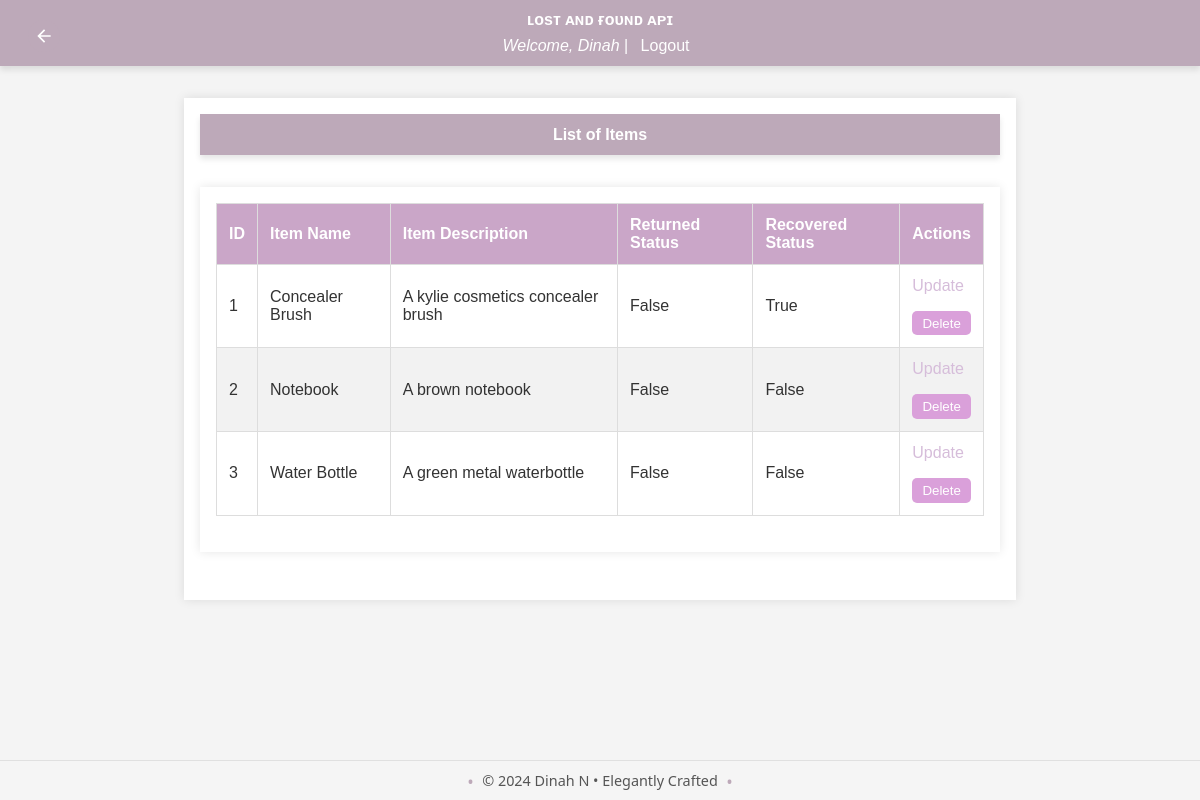
Page /admin/list_items (signed in) on the committed database.
### app/models/user.py (models this page shows, shortened)
class User(db.Model, UserMixin):
    id = db.Column(db.Integer, primary_key=True)
    username = db.Column(db.String(150), unique=True, nullable=False)
    email = db.Column(db.String(150), unique=True, nullable=False)
    password_hash = db.Column(db.String(150), nullable=False)
    role = db.Column(db.String(50), nullable=False, default='user')
    lost_reports = db.relationship('LostReport', back_populates='user', lazy=True)
    found_reports = db.relationship('FoundReport', back_populates='user', lazy=True)
    claims = db.relationship('Claim', back_populates='claim_user', lazy=True)
    rewards_received = db.relationship('Reward', foreign_keys='Reward.receiver_id', back_populates='receiver', lazy=True)
    rewards_paid = db.relationship('Reward', foreign_keys='Reward.payer_id', back_populates='payer', lazy=True)
    reset_tokens = db.relationship('PasswordResetToken', back_populates='user', lazy=True)
    comments = db.relationship('Comment', back_populates='user')
    @property
    def password(self):
        raise AttributeError('password is not a readable attribute')

### app/models/item.py (models this page shows)
class Item(db.Model):
    id = db.Column(db.Integer, primary_key=True)
    name = db.Column(db.String(150), nullable=False, unique=True)
    description = db.Column(db.Text, nullable=True)
    image_url = db.Column(db.String(250), nullable=True)
    lost_reports = db.relationship('LostReport', back_populates='item', lazy=True)
    found_reports = db.relationship('FoundReport', back_populates='item', lazy=True)
    comments = db.relationship('Comment', back_populates='item')
    is_returned = db.Column(db.Boolean, default=False, nullable=False)
    is_claimed = db.Column(db.Boolean, default=False, nullable=False)
    is_recovered = db.Column(db.Boolean, default=False, nullable=False)

### app/routes/admin.py (the view)
@bp.route('/list_items', methods=['GET'])
@login_required
@admin_required
def list_items():
    try:
        items = Item.query.all()
        return render_template('list_items.html', items=items)
    except Exception as e:
        flash(f'Error: {str(e)}', 'error')
        return redirect(url_for('admin.dashboard'))

### app/__init__.py (called while the page is built)
def create_app():
    app = Flask(__name__)
    load_dotenv()
    app.config['SECRET_KEY'] = os.environ.get('FLASK_SECRET_KEY', secrets.token_hex(16))
    app.config.from_object('config.Config')
    app.config.from_pyfile('config.py', silent=True)
    register_extensions(app)
    register_blueprints(app)
    configure_cors(app)
    @app.before_request
    def method_override():
        if request.method == 'POST':
            method = request.form.get('_method')
            if method:
                method = method.upper()
                if method in ['PUT', 'DELETE']:
                    request.environ['REQUEST_METHOD'] = method
    return app

def register_extensions(app):
    db.init_app(app)
    migrate.init_app(app, db)
    bcrypt.init_app(app)
    login_manager.init_app(app)
    mail.init_app(app)
    @login_manager.user_loader
    def load_user(user_id):
        return user.User.query.get(int(user_id))

### app/templates/list_items.html (shortened to what this page needs)
{% extends "base.html" %}
{% block content %}
<header>
    <a href="{{ url_for('admin.dashboard') }}" class="back-button" title="Back to Dashboard">
        <svg xmlns="http://www.w3.org/2000/svg" viewBox="0 0 24 24" fill="currentColor" width="24" height="24">
            <path d="M20 11H7.83l5.59-5.59L12 4l-8 8 8 8 1.41-1.41L7.83 13H20v-2z"/>
        </svg>
    </a>
    <h1>List of Items</h1>
</header>
<main>
    <table>
        <thead>
            <tr>
                <th>ID</th>
                <th>Item Name</th>
                <th>Item Description</th>
                <th>Returned Status</th>
                <th>Recovered Status</th>
                <th>Actions</th>
            </tr>
        </thead>
        <tbody>
            {% for item in items %}
            <tr>
                <td>{{ item.id }}</td>
                <td>{{ item.name }}</td>
                <td>{{ item.description }}</td>
                <td>{{ item.is_returned }}</td>
                <td>{{ item.is_recovered }}</td>
                <td>
                    <a href="{{ url_for('admin.update_item', item_id=item.id) }}" >Update</a>
                    <form action="{{ url_for('admin.delete_item', item_id=item.id) }}" method="post">
                        <button type="submit">Delete</button>
                    </form>
                </td>
            </tr>
            {% endfor %}
        </tbody>
    </table>
</main>
{% endblock %}

### app/templates/base.html (shortened to what this page needs)
<!DOCTYPE html>
<html lang="en">
<head>
    <link rel="stylesheet" href="{{ url_for('static', filename='styles.css') }}">
</head>
<body>
    <header>
        <h1>ʟᴏsᴛ ᴀɴᴅ ғᴏᴜɴᴅ ᴀᴘɪ</h1>
        {% if current_user.is_authenticated %}
            <p><i>Welcome, {{ current_user.username }}</i> | <a href="{{ url_for('auth.logout') }}">Logout</a></p>
        {% else %}
            <p>
                <a href="{{ url_for('auth.login') }}">Login</a> |
                <a href="{{ url_for('auth.register') }}">Sign Up</a>
            </p>
        {% endif %}
    </header>
    <main>
        {% block content %}{% endblock %}
    </main>
    <footer>
        <p>&copy; 2024 Dinah N • Elegantly Crafted</p>
    </footer>
</body>
</html>

### app/static/styles.css (style rules this page uses)
body { font-family: 'Roboto', sans-serif; margin: 0; padding: 0; background-color: #f9f9f9; color: #333; }
.back-button { position: absolute; top: 20px; left: 20px; background-color: #bda9b9; color: white; width: 32px; height: 32px; border-radius: 50%; display: flex; justify-content: center; align-items: center; text-decoration: none; transition: background-color 0.3s ease; }
.back-button svg { width: 20px; height: 20px; }
header { background-color: #e7cbe1; color: #ecf0f1; padding: 20px 0; box-shadow: 0 4px 6px rgba(0, 0, 0, 0.1); }
header h1 { margin: 0; text-align: center; font-size: 1.0rem; }
main { padding: 40px; max-width: 1200px; margin: 0 auto; }
footer { background-color: #e7cbe1; color: #ecf0f1; text-align: center; padding: 20px 0; position: fixed; bottom: 0; width: 100%; }
table { width: 100%; border-collapse: collapse; margin-bottom: 20px; }
table th, table td { padding: 12px; border: 1px solid #ddd; text-align: left; }
table th { background-color: #caa6c8; color: #fff; }
table tr:nth-child(even) { background-color: #f2f2f2; }
table td a { color: #d6bdda; text-decoration: none; }
button { border: none; border-radius: 5px; padding: 10px 20px; cursor: pointer; }

### app/templates/base.html (style rules this page uses)
body { font-family: Arial, sans-serif; background-color: #f4f4f4; margin: 0; padding: 0; }
header { background-color: #bda9b9; color: white; padding: 0.7rem; text-align: center; }
header p { margin: 0.5rem 0 0; }
header a { color: white; text-decoration: none; margin: 0 0.5rem; }
main { max-width: 800px; margin: 2rem auto; padding: 1rem; background-color: white; box-shadow: 0 0 10px rgba(0, 0, 0, 0.1); }
form { display: flex; flex-direction: column; }
form button { margin-top: 1rem; padding: 0.3rem; background-color: #daa0da; color: white; border: none; cursor: pointer; }
footer { background-color: whitesmoke; text-align: center; padding: 10px 0; font-family: 'Segoe UI', Tahoma, Geneva, Verdana, sans-serif; font-size: 0.9em; color: #555; border-top: 1px solid #e0e0e0; }
footer p { margin: 0; display: inline-block; position: relative; }
footer p::before, footer p::after { content: "•"; color: #bda9b9; font-size: 1.2em; position: absolute; top: 50%; transform: translateY(-50%); }
footer p::before { left: -15px; }
footer p::after { right: -15px; }

### rows in the picture
User: username "Dinah"
Item: id "1", name "Concealer Brush", description "A kylie cosmetics concealer brush", is_returned "False", is_recovered "True"
Item: id "2", name "Notebook", description "A brown notebook", is_returned "False", is_recovered "False"
Item: id "3", name "Water Bottle", description "A green metal waterbottle", is_returned "False", is_recovered "False"
